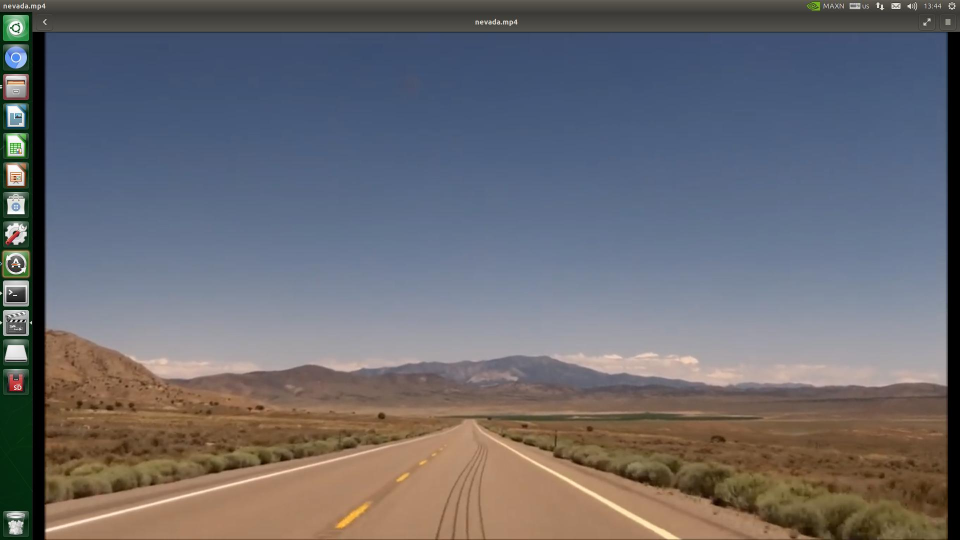
#> input picture Esker/test.jpg, 1920 x 1080 px (shown at 1/2 size)
$ python advenced.py
#> lines starting #> are read from the running program, lines starting #| are printed output that depends on the picture; after the words box and inside, x2 and y2 are one past the last pixel; in counts of white or black regions, pixels touching at a corner belong together
# -*- coding: cp949 -*-
# -*- coding: utf-8 -*- # 한글 주석쓰려면 이거 해야함
import cv2 # opencv 사용
import numpy as np

def grayscale(img): # 흑백이미지로 변환
    return cv2.cvtColor(img, cv2.COLOR_RGB2GRAY)

def canny(img, low_threshold, high_threshold): # Canny 알고리즘
    return cv2.Canny(img, low_threshold, high_threshold)

def gaussian_blur(img, kernel_size): # 가우시안 필터
    return cv2.GaussianBlur(img, (kernel_size, kernel_size), 0)

def region_of_interest(img, vertices, color3=(255,255,255), color1=255): # ROI 셋팅

    mask = np.zeros_like(img) # mask = img와 같은 크기의 빈 이미지

    if len(img.shape) > 2: # Color 이미지(3채널)라면 :
        color = color3
    else: # 흑백 이미지(1채널)라면 :
        color = color1

    # vertices에 정한 점들로 이뤄진 다각형부분(ROI 설정부분)을 color로 채움
    cv2.fillPoly(mask, vertices, color)

    # 이미지와 color로 채워진 ROI를 합침
    ROI_image = cv2.bitwise_and(img, mask)
    return ROI_image

def draw_lines(img, lines, color=[255, 0, 0], thickness=2): # 선 그리기
    for line in lines:
        for x1,y1,x2,y2 in line:
            cv2.line(img, (x1, y1), (x2, y2), color, thickness)

def draw_fit_line(img, lines, color=[255, 0, 0], thickness=10): # 대표선 그리기
        cv2.line(img, (lines[0], lines[1]), (lines[2], lines[3]), color, thickness)

def hough_lines(img, rho, theta, threshold, min_line_len, max_line_gap): # 허프 변환
    lines = cv2.HoughLinesP(img, rho, theta, threshold, np.array([]), minLineLength=min_line_len, maxLineGap=max_line_gap)
    #line_img = np.zeros((img.shape[0], img.shape[1], 3), dtype=np.uint8)
    #draw_lines(line_img, lines)

    return lines

def weighted_img(img, initial_img, α=1, β=1., λ=0.): # 두 이미지 operlap 하기
    return cv2.addWeighted(initial_img, α, img, β, λ)

def get_fitline(img, f_lines): # 대표선 구하기
    lines = np.squeeze(f_lines)
    lines = lines.reshape(lines.shape[0]*2,2)
    rows,cols = img.shape[:2]
    output = cv2.fitLine(lines,cv2.DIST_L2,0, 0.01, 0.01)
    vx, vy, x, y = output[0], output[1], output[2], output[3]
    x1, y1 = int(((img.shape[0]-1)-y)/vy*vx + x) , img.shape[0]-1
    x2, y2 = int(((img.shape[0]/2+100)-y)/vy*vx + x) , int(img.shape[0]/2+100)

    result = [x1,y1,x2,y2]
    return result

image = cv2.imread('test.jpg') # 이미지 읽기
#> image is the input picture: shape (1080, 1920, 3); mean B, G, R 111.8, 106.2, 106.7

height, width = image.shape[:2] # 이미지 높이, 너비
#> height = 1080; width = 1920

gray_img = grayscale(image) # 흑백이미지로 변환
#> in grayscale, `return cv2.cvtColor(img, cv2.COLOR_RGB2GRAY)`:
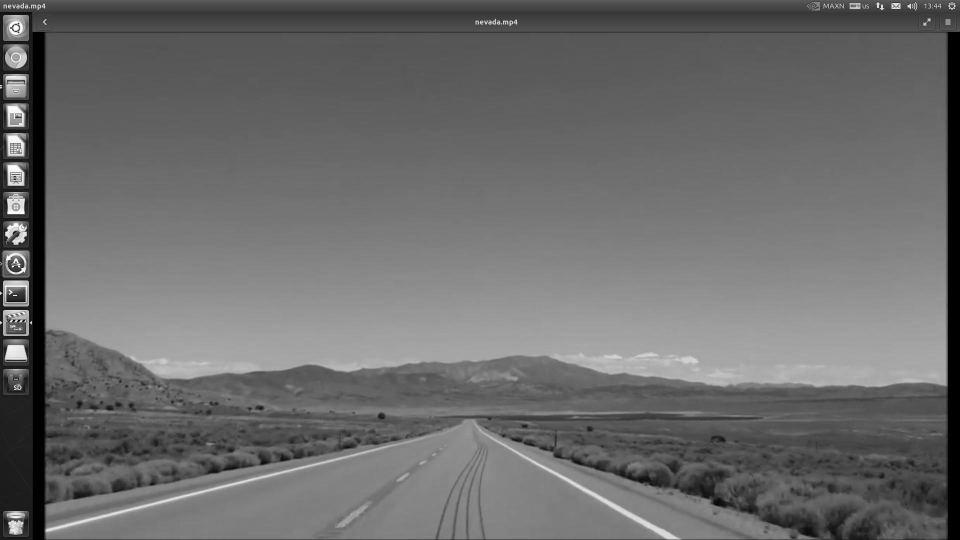
#> returned value: shape (1080, 1920) (shown at 1/2 size); min 0, max 255, mean 107.9

blur_img = gaussian_blur(gray_img, 3) # Blur 효과

canny_img = canny(blur_img, 70, 210) # Canny edge 알고리즘
#> in canny, `return cv2.Canny(img, low_threshold, high_threshold)`:
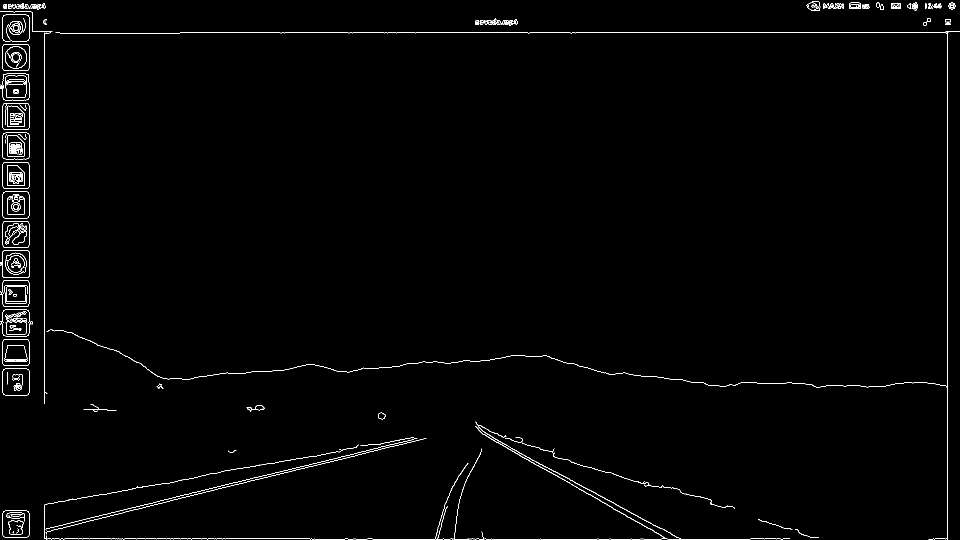
#> returned value: shape (1080, 1920) (shown at 1/2 size); 1.1% white in thin lines or dots

vertices = np.array([[(50,height),(width/2-45, height/2+60), (width/2+45, height/2+60), (width-50,height)]], dtype=np.int32)
ROI_img = region_of_interest(canny_img, vertices) # ROI 설정
#> in region_of_interest, `cv2.fillPoly(mask, vertices, color)`:
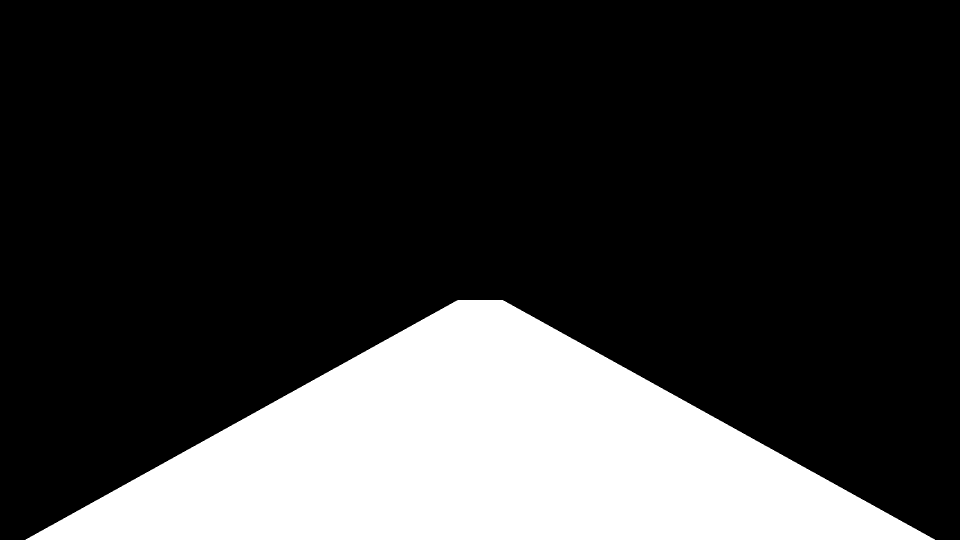
#> mask: shape (1080, 1920) (shown at 1/2 size); 22.1% white; 1 white region, box (x1, y1, x2, y2) and area: (51, 600, 1870, 1080) 458785
#> in region_of_interest, `ROI_image = cv2.bitwise_and(img, mask)`:
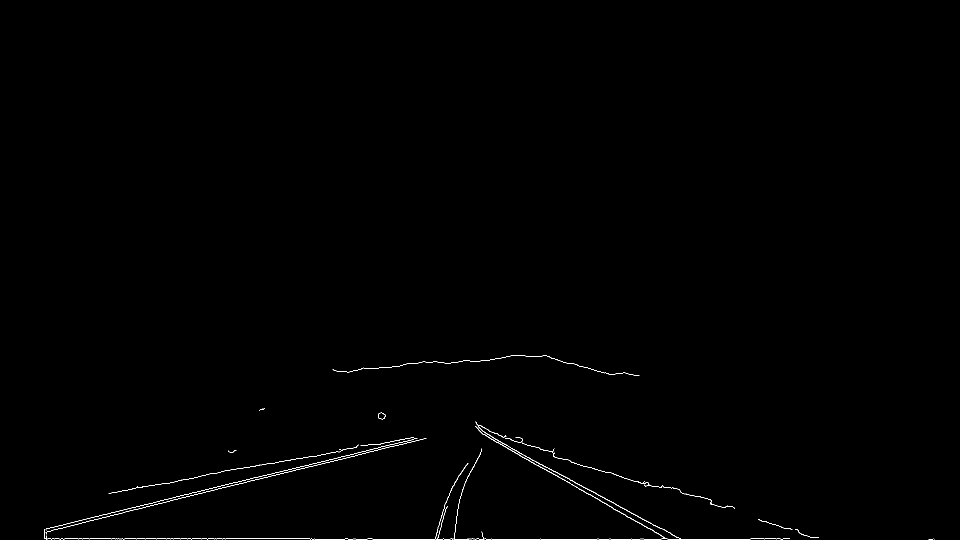
#> ROI_image: shape (1080, 1920) (shown at 1/2 size); 0.33% white in thin lines or dots, all inside (x1, y1, x2, y2) = (89, 710, 1869, 1080)

line_arr = hough_lines(ROI_img, 1, 1 * np.pi/180, 30, 10, 20) # 허프 변환
#> in hough_lines, `lines = cv2.HoughLinesP(img, rho, theta, threshold, np.array([]), minL..`: lines = 69 rows, first 6: [620, 1078, 1500, 1078], [89, 1077, 629, 1077], [1036, 904, 1359, 1076], [89, 1064, 555, 948], [177, 1037, 529, 950], [384, 991, 784, 892]
#> line_arr has the same summary as lines in hough_lines
line_arr = np.squeeze(line_arr)

# 기울기 구하기
slope_degree = (np.arctan2(line_arr[:,1] - line_arr[:,3], line_arr[:,0] - line_arr[:,2]) * 180) / np.pi
#> slope_degree = 69 values, max 180 at index 0, min -179.1 at index 52, mean 11.31

# 수평 기울기 제한
line_arr = line_arr[np.abs(slope_degree)<160]
#> line_arr = 16 rows, first 6: [1036, 904, 1359, 1076], [960, 863, 1178, 989], [963, 866, 1086, 937], [1017, 893, 1230, 1007], [1278, 1045, 1334, 1077], [1094, 940, 1332, 1077]
slope_degree = slope_degree[np.abs(slope_degree)<160]
#> slope_degree = [-152, -150, -150, -151.8, -150.3, -150.1, 116.6, 105.7, -151.9, 105.4, 113.7, 98.9, -159.8, -151.6, 123.7, 106.9]
# 수직 기울기 제한
line_arr = line_arr[np.abs(slope_degree)>95]
slope_degree = slope_degree[np.abs(slope_degree)>95]
# 필터링된 직선 버리기
L_lines, R_lines = line_arr[(slope_degree>0),:], line_arr[(slope_degree<0),:]
#> L_lines = [[928, 970, 962, 902], [870, 1077, 890, 1006], [875, 1076, 891, 1018], [889, 1012, 911, 962], [907, 1077, 920, 994], [914, 957, 934, 927], [916, 1010, 930, 964]]; R_lines = [[1036, 904, 1359, 1076], [960, 863, 1178, 989], [963, 866, 1086, 937], [1017, 893, 1230, 1007], [1278, 1045, 1334, 1077], [1094, 940, 1332, 1077], [1196, 990, 1355, 1075], [1221, 945, 1259, 959], [985, 875, 1035, 902]]
temp = np.zeros((image.shape[0], image.shape[1], 3), dtype=np.uint8)
L_lines, R_lines = L_lines[:,None], R_lines[:,None]
# 왼쪽, 오른쪽 각각 대표선 구하기
left_fit_line = get_fitline(image,L_lines)
#> in get_fitline, `lines = np.squeeze(f_lines)`: lines has the same summary as L_lines outside get_fitline
#> in get_fitline, `lines = lines.reshape(lines.shape[0]*2,2)`: lines = 14 rows, first 8: [928, 970], [962, 902], [870, 1077], [890, 1006], [875, 1076], [891, 1018], [889, 1012], [911, 962]
#> in get_fitline, `output = cv2.fitLine(lines,cv2.DIST_L2,0, 0.01, 0.01)`: output = [0.38, -0.925, 909.8, 996.6]
#> in get_fitline, `vx, vy, x, y = output[0], output[1], output[2], output[3]`: vx = [0.38]; vy = [-0.925]; x = [909.8]; y = [996.6]
#> in get_fitline, `x1, y1 = int(((img.shape[0]-1)-y)/vy*vx + x) , img.shape[0]-1`: x1 = 875; y1 = 1079
#> in get_fitline, `x2, y2 = int(((img.shape[0]/2+100)-y)/vy*vx + x) , int(img.shape[0]/2+..`: x2 = 1056; y2 = 640
#> in get_fitline, `result = [x1,y1,x2,y2]`: result = [875, 1079, 1056, 640]
#> left_fit_line = [875, 1079, 1056, 640]
right_fit_line = get_fitline(image,R_lines)
#> in get_fitline (call 2), `lines = lines.reshape(lines.shape[0]*2,2)`: lines = 18 rows, first 8: [1036, 904], [1359, 1076], [960, 863], [1178, 989], [963, 866], [1086, 937], [1017, 893], [1230, 1007]
#> right_fit_line = [1370, 1079, 547, 640]
# 대표선 그리기
draw_fit_line(temp, left_fit_line)
draw_fit_line(temp, right_fit_line)
#> call 2 of draw_fit_line, with thickness = 10
#> in draw_fit_line (call 2), `cv2.line(img, (lines[0], lines[1]), (lines[2], lines[3]), color, thick..`:
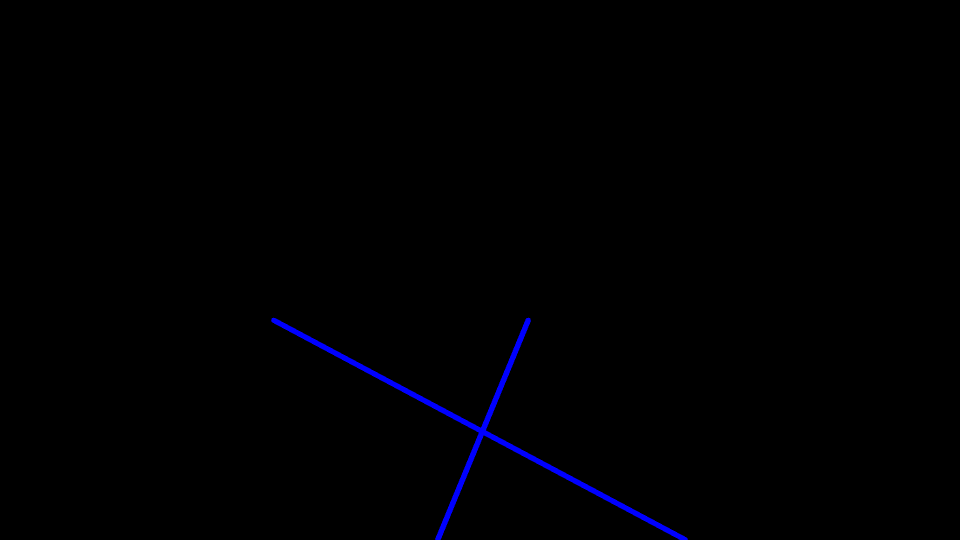
#> img: shape (1080, 1920, 3) (shown at 1/2 size); mean of channels 0, 1, 2 1.8, 0, 0; drawn as B, G, R

result = weighted_img(temp, image) # 원본 이미지에 검출된 선 overlap
cv2.imshow('result',result) # 결과 이미지 출력
cv2.waitKey(0)

$ run again, with Esker/solidWhiteCurve.jpg copied over Esker/test.jpg
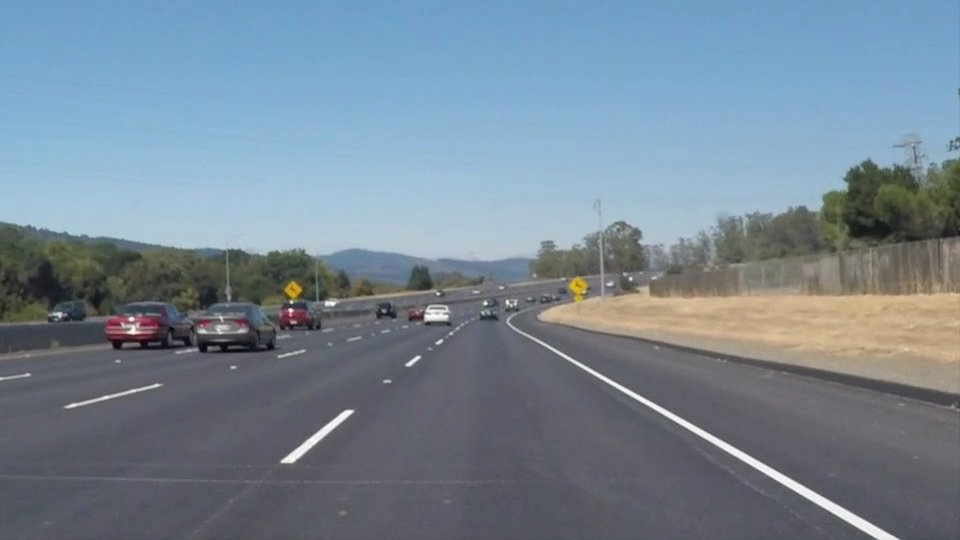
#> input picture Esker/solidWhiteCurve.jpg, 960 x 540 px
#> image is the input picture: shape (540, 960, 3); mean B, G, R 148.1, 134.5, 118.5
#> in canny, `return cv2.Canny(img, low_threshold, high_threshold)`:
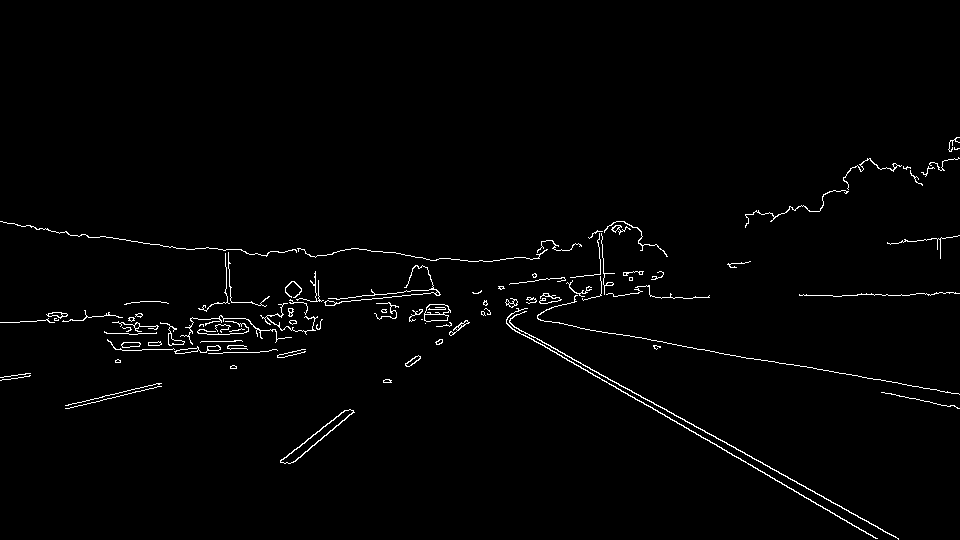
#> returned value: shape (540, 960); 1.5% white in thin lines or dots, all inside (x1, y1, x2, y2) = (0, 137, 960, 540)
#> mask: shape (540, 960); 19.3% white; 1 white region, box (x1, y1, x2, y2) and area: (51, 330, 910, 540) 99925
#> ROI_image: shape (540, 960); 0.29% white in thin lines or dots, all inside (x1, y1, x2, y2) = (280, 330, 899, 540)
#> in hough_lines, `lines = cv2.HoughLinesP(img, rho, theta, threshold, np.array([]), minL..`: lines = [[520, 330, 898, 539], [517, 331, 877, 538], [629, 389, 898, 538], [280, 461, 320, 430], [293, 462, 353, 412], [288, 454, 345, 410], [531, 338, 834, 513], [295, 461, 354, 412], [290, 463, 328, 432], [388, 382, 457, 330]]
#> line_arr has the same summary as lines in hough_lines
#> slope_degree = [-151.1, -150.1, -151, 142.2, 140.2, 142.3, -150, 140.3, 140.8, 143]
#> L_lines = [[280, 461, 320, 430], [293, 462, 353, 412], [288, 454, 345, 410], [295, 461, 354, 412], [290, 463, 328, 432], [388, 382, 457, 330]]; R_lines = [[520, 330, 898, 539], [517, 331, 877, 538], [629, 389, 898, 538], [531, 338, 834, 513]]
#> in get_fitline, `lines = np.squeeze(f_lines)`: lines has the same summary as L_lines outside get_fitline
#> in get_fitline, `lines = lines.reshape(lines.shape[0]*2,2)`: lines = [[280, 461], [320, 430], [293, 462], [353, 412], [288, 454], [345, 410], [295, 461], [354, 412], [290, 463], [328, 432], [388, 382], [457, 330]]
#> output = [0.79, -0.614, 332.6, 425.8]
#> vx = [0.79]; vy = [-0.614]; x = [332.6]; y = [425.8]
#> x1 = 186; y1 = 539
#> x2 = 404; y2 = 370
#> result = [186, 539, 404, 370]
#> right_fit_line = [890, 539, 589, 370]
#> in draw_fit_line (call 2), `cv2.line(img, (lines[0], lines[1]), (lines[2], lines[3]), color, thick..`:
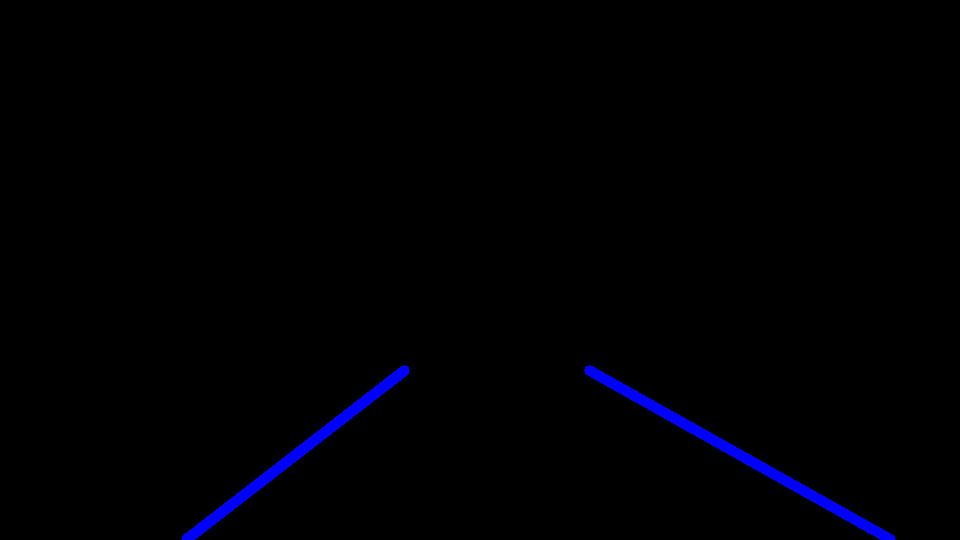
#> img: shape (540, 960, 3); mean of channels 0, 1, 2 3.3, 0, 0; drawn as B, G, R
